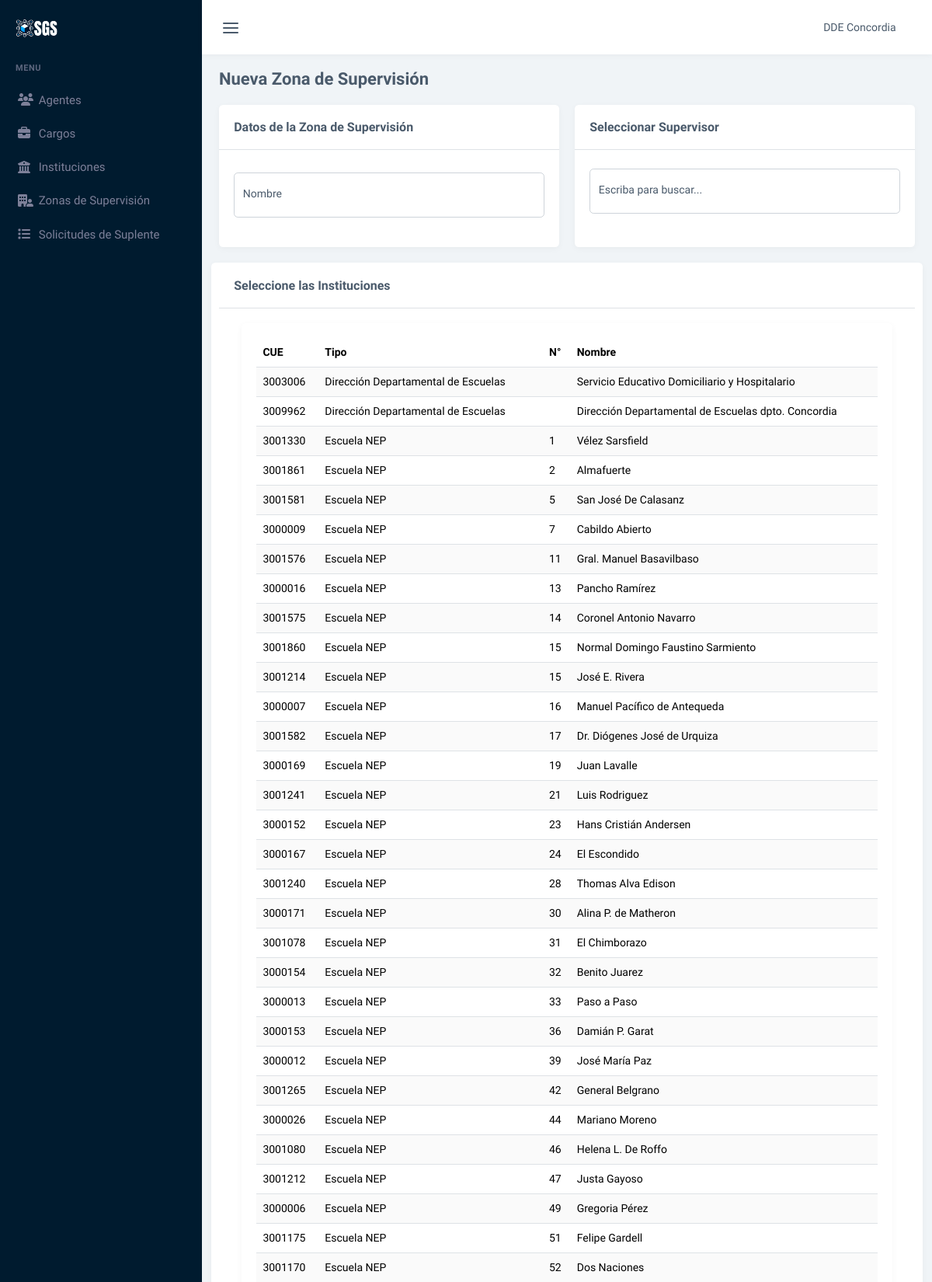
Screenshot of /nueva_zona (signed in, upper part) with the database file from the repository.
### tables this page shows
CREATE TABLE `instituciones` (
  `id_Institucion` int(11) UNSIGNED NOT NULL,
  `id_Tipo` tinyint(4) UNSIGNED DEFAULT NULL,
  `cue` int(11) UNSIGNED NOT NULL,
  `numero` smallint(6) UNSIGNED DEFAULT NULL,
  `nombre` varchar(100) NOT NULL,
  `id_Director` int(11) UNSIGNED DEFAULT NULL,
  `id_ZonaSupervision` smallint(6) UNSIGNED DEFAULT NULL,
  `eliminado` tinyint(1) NOT NULL DEFAULT 0
);

CREATE TABLE `tipo_institucion` (
  `id_Tipo` tinyint(4) UNSIGNED NOT NULL,
  `tipo` varchar(100) NOT NULL
);

### controladores/controlador.plantilla.php (called while the page is built, shortened)
<?php
class ControladorPlantilla{
    public function ctrMostrarPlantilla(){
        include 'vistas/plantilla.php';
    }
}

### index.php (called while the page is built, shortened)
<?php
require_once 'controladores/controlador.plantilla.php';
require_once 'controladores/controlador.agentes.php';
require_once 'controladores/controlador.instituciones.php';
require_once 'modelos/modelo.instituciones.php';
$plantilla = new ControladorPlantilla();
$plantilla -> ctrMostrarPlantilla();

### modelos/conexion.php (called while the page is built, shortened)
<?php
class Conexion
{
	static public function conectar()
	{
		try {
			$link = new PDO(
				"mysql:host=" . self::HOST . ";dbname=" . self::DBNAME,
				self::USER,
				self::PASSWORD
			);
			$link->exec("set names utf8");
			return $link;
		} catch (PDOException $e) {
			die("Error en la conexión a la base de datos: " . $e->getMessage());
		}
	}
}

### modelos/modelo.instituciones.php (called while the page is built, shortened)
<?php
require_once 'conexion.php';
class ModeloInstituciones{
    static public function mdlMostrarInstituciones($id_institucion, $valor)
    {
        if ($id_institucion != null) {
            try {
                $stmt = Conexion::conectar()->prepare("SELECT
                i.id_institucion, i.cue,tipo.tipo, tipo.id_Tipo , i.id_ZonaSupervision, i.id_Director, i.nombre as institucion, i.numero, a.apellido, a.nombre, a.dni, a.telefono, z.nombre as zona
                FROM `tipo_institucion` as tipo, `zonas_supervision` as z, `instituciones` as i left join `agentes` as a on i.id_Director = a.id_Agente
                where i.eliminado = 0 and i.id_ZonaSupervision = z.id_ZonaSupervision and tipo.id_Tipo = i.id_Tipo and $id_institucion = :$id_institucion order by tipo.id_Tipo, i.numero;");
                $stmt->bindParam(":" . $id_institucion, $valor, PDO::PARAM_INT);
                $stmt->execute();
                return $stmt->fetch(PDO::FETCH_ASSOC);
            } catch (Exception $e) {
                return "Error: " .$e ->getMessage();
            }
        } else {
            try {
                $instituciones = Conexion::conectar()->prepare("SELECT
                i.id_institucion, i.cue,tipo.tipo, i.nombre as institucion, i.numero, a.apellido, a.nombre, a.dni, a.telefono, z.nombre as zona
                FROM `instituciones` as i
                inner join `tipo_institucion` as tipo on tipo.id_Tipo = i.id_Tipo
                left join `agentes` as a on i.id_Director = a.id_Agente
                left join `zonas_supervision` as z on i.id_ZonaSupervision = z.id_ZonaSupervision
                where i.eliminado = 0 order by tipo.id_Tipo, i.numero;");
                $instituciones->execute();
                return $instituciones->fetchAll(PDO::FETCH_ASSOC);
            } catch (Exception $e) {
                return "Error: " .$e ->getMessage();
            }
        }
    }
}

### controladores/controlador.instituciones.php (called while the page is built, shortened)
<?php
class ControladorInstituciones{
    static public function ctrMostrarInstituciones($id_institucion, $valor){
        $respuesta = ModeloInstituciones::mdlMostrarInstituciones($id_institucion, $valor);
        return $respuesta;
    }
}

### vistas/modulos/seleccionar_institucion.php (the view, shortened to what this page needs)
<div class="container-xxl">
    <div class="row">
        <div class="col-12">
            <div class="card">
                <div class="card-body">
                    <table id="tablaSelectMultiES" class="table table-striped table-hover dt-responsive nowrap w-100">
                        <thead>
                            <tr>
                                <th>CUE</th>
                                <th>Tipo</th>
                                <th>N°</th>
                                <th>Nombre</th>
                            </tr>
                        </thead>
                        <tbody>
                            <?php
                                $institucion = ControladorInstituciones::ctrMostrarInstituciones(null, null);
                                foreach ($institucion as $key => $value) {
                            ?>
                            <tr style = "background-color:#000888">
                                <td> <?php echo $value["cue"] ?></td>
                                <td> <?php echo $value["tipo"] ?></td>
                                <td> <?php echo $value["numero"] ?></td>
                                <td> <?php echo $value["institucion"] ?></td>
                            </tr>
                            <?php } ?>
                        </tbody>
                    </table>
                </div>
            </div>
        </div>
    </div>
</div>

### rows the page displays
instituciones: cue "3003006", id_Tipo.tipo "Dirección Departamental de Escuelas", nombre "Servicio Educativo Domiciliario y Hospitalario"
instituciones: cue "3009962", id_Tipo.tipo "Dirección Departamental de Escuelas", nombre "Dirección Departamental de Escuelas dpto. Concordia"
instituciones: cue "3001330", id_Tipo.tipo "Escuela NEP", numero "1", nombre "Vélez Sarsfield"
instituciones: cue "3001861", id_Tipo.tipo "Escuela NEP", numero "2", nombre "Almafuerte"
instituciones: cue "3001581", id_Tipo.tipo "Escuela NEP", numero "5", nombre "San José De Calasanz"
instituciones: cue "3000009", id_Tipo.tipo "Escuela NEP", numero "7", nombre "Cabildo Abierto"
instituciones: cue "3001576", id_Tipo.tipo "Escuela NEP", numero "11", nombre "Gral. Manuel Basavilbaso"
instituciones: cue "3000016", id_Tipo.tipo "Escuela NEP", numero "13", nombre "Pancho Ramírez"
instituciones: cue "3001575", id_Tipo.tipo "Escuela NEP", numero "14", nombre "Coronel Antonio Navarro"
instituciones: cue "3001860", id_Tipo.tipo "Escuela NEP", numero "15", nombre "Normal Domingo Faustino Sarmiento"
instituciones: cue "3001214", id_Tipo.tipo "Escuela NEP", numero "15", nombre "José E. Rivera"
instituciones: cue "3000007", id_Tipo.tipo "Escuela NEP", numero "16", nombre "Manuel Pacífico de Antequeda"
instituciones: cue "3001582", id_Tipo.tipo "Escuela NEP", numero "17", nombre "Dr. Diógenes José de Urquiza"
instituciones: cue "3000169", id_Tipo.tipo "Escuela NEP", numero "19", nombre "Juan Lavalle"
instituciones: cue "3001241", id_Tipo.tipo "Escuela NEP", numero "21", nombre "Luis Rodriguez"
instituciones: cue "3000152", id_Tipo.tipo "Escuela NEP", numero "23", nombre "Hans Cristián Andersen"
instituciones: cue "3000167", id_Tipo.tipo "Escuela NEP", numero "24", nombre "El Escondido"
instituciones: cue "3001240", id_Tipo.tipo "Escuela NEP", numero "28", nombre "Thomas Alva Edison"
instituciones: cue "3000171", id_Tipo.tipo "Escuela NEP", numero "30", nombre "Alina P. de Matheron"
instituciones: cue "3001078", id_Tipo.tipo "Escuela NEP", numero "31", nombre "El Chimborazo"
instituciones: cue "3000154", id_Tipo.tipo "Escuela NEP", numero "32", nombre "Benito Juarez"
instituciones: cue "3000013", id_Tipo.tipo "Escuela NEP", numero "33", nombre "Paso a Paso"
instituciones: cue "3000153", id_Tipo.tipo "Escuela NEP", numero "36", nombre "Damián P. Garat"
instituciones: cue "3000012", id_Tipo.tipo "Escuela NEP", numero "39", nombre "José María Paz"
instituciones: cue "3001265", id_Tipo.tipo "Escuela NEP", numero "42", nombre "General Belgrano"
instituciones: cue "3000026", id_Tipo.tipo "Escuela NEP", numero "44", nombre "Mariano Moreno"
instituciones: cue "3001080", id_Tipo.tipo "Escuela NEP", numero "46", nombre "Helena L. De Roffo"
instituciones: cue "3001212", id_Tipo.tipo "Escuela NEP", numero "47", nombre "Justa Gayoso"
instituciones: cue "3000006", id_Tipo.tipo "Escuela NEP", numero "49", nombre "Gregoria Pérez"
instituciones: cue "3001175", id_Tipo.tipo "Escuela NEP", numero "51", nombre "Felipe Gardell"
instituciones: cue "3001170", id_Tipo.tipo "Escuela NEP", numero "52", nombre "Dos Naciones"
